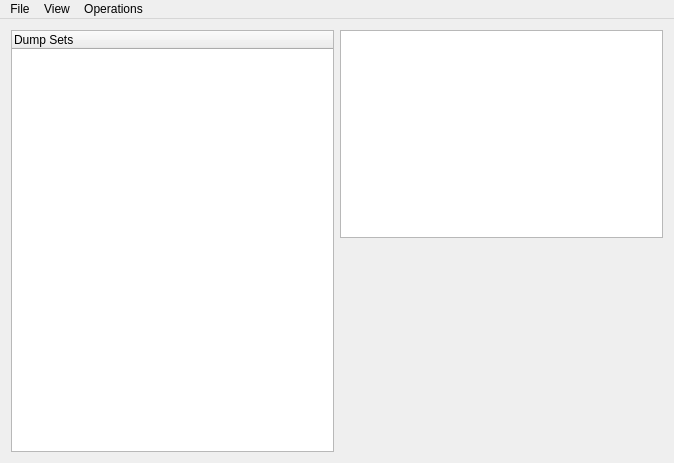
<?xml version="1.0" encoding="UTF-8"?>
<ui version="4.0">
 <class>MainWindow</class>
 <widget class="QMainWindow" name="MainWindow">
  <property name="geometry">
   <rect>
    <x>0</x>
    <y>0</y>
    <width>674</width>
    <height>463</height>
   </rect>
  </property>
  <property name="windowTitle">
   <string>MainWindow</string>
  </property>
  <widget class="QWidget" name="centralWidget">
   <layout class="QHBoxLayout" name="horizontalLayout_2">
    <item>
     <widget class="DumpSetTreeWidget" name="treeWidget">
      <property name="selectionMode">
       <enum>QAbstractItemView::SingleSelection</enum>
      </property>
      <column>
       <property name="text">
        <string>Dump Sets</string>
       </property>
      </column>
     </widget>
    </item>
    <item>
     <layout class="QVBoxLayout" name="verticalLayout">
      <item>
       <widget class="QTextEdit" name="textEdit"/>
      </item>
      <item>
       <widget class="DotPlotView" name="graphArea" native="true">
        <property name="sizePolicy">
         <sizepolicy hsizetype="Expanding" vsizetype="Expanding">
          <horstretch>0</horstretch>
          <verstretch>0</verstretch>
         </sizepolicy>
        </property>
       </widget>
      </item>
     </layout>
    </item>
   </layout>
  </widget>
  <widget class="QMenuBar" name="menuBar">
   <property name="geometry">
    <rect>
     <x>0</x>
     <y>0</y>
     <width>674</width>
     <height>20</height>
    </rect>
   </property>
   <widget class="QMenu" name="menuFile">
    <property name="title">
     <string>File</string>
    </property>
    <addaction name="actionNew_Dump_Set"/>
    <addaction name="actionOpen"/>
    <addaction name="actionAdd_Dump_to_Set"/>
    <addaction name="actionSave"/>
    <addaction name="actionSave_as"/>
    <addaction name="actionClose"/>
    <addaction name="actionClose_all"/>
    <addaction name="actionExit"/>
   </widget>
   <widget class="QMenu" name="menuView">
    <property name="title">
     <string>View</string>
    </property>
    <addaction name="actionBitmap_View"/>
    <addaction name="actionDiagonals_View"/>
   </widget>
   <widget class="QMenu" name="menuOperations">
    <property name="title">
     <string>Operations</string>
    </property>
    <addaction name="actionSimilarities"/>
    <addaction name="actionEncodings"/>
   </widget>
   <addaction name="menuFile"/>
   <addaction name="menuView"/>
   <addaction name="menuOperations"/>
  </widget>
  <action name="actionOpen">
   <property name="text">
    <string>Open</string>
   </property>
   <property name="shortcut">
    <string>Ctrl+O</string>
   </property>
  </action>
  <action name="actionSave">
   <property name="text">
    <string>Save</string>
   </property>
   <property name="shortcut">
    <string>Ctrl+S</string>
   </property>
  </action>
  <action name="actionSave_as">
   <property name="text">
    <string>Save as ...</string>
   </property>
   <property name="shortcut">
    <string>Ctrl+Shift+S</string>
   </property>
  </action>
  <action name="actionBitmap_View">
   <property name="text">
    <string>Bitmap View</string>
   </property>
  </action>
  <action name="actionDiagonals_View">
   <property name="text">
    <string>Diagonals View</string>
   </property>
  </action>
  <action name="actionNew_Dump_Set">
   <property name="text">
    <string>New Dump Set</string>
   </property>
   <property name="shortcut">
    <string>Ctrl+N</string>
   </property>
  </action>
  <action name="actionAdd_Dump_to_Set">
   <property name="text">
    <string>Add Dump to Set</string>
   </property>
   <property name="shortcut">
    <string>Ctrl+D</string>
   </property>
  </action>
  <action name="actionClose">
   <property name="text">
    <string>Close</string>
   </property>
   <property name="shortcut">
    <string>Ctrl+W</string>
   </property>
  </action>
  <action name="actionSimilarities">
   <property name="text">
    <string>Similarities</string>
   </property>
  </action>
  <action name="actionExit">
   <property name="text">
    <string>Exit</string>
   </property>
  </action>
  <action name="actionClose_all">
   <property name="text">
    <string>Close all</string>
   </property>
   <property name="shortcut">
    <string>Ctrl+Shift+W</string>
   </property>
  </action>
  <action name="actionEncodings">
   <property name="text">
    <string>Encodings</string>
   </property>
  </action>
 </widget>
 <layoutdefault spacing="6" margin="11"/>
 <customwidgets>
  <customwidget>
   <class>DotPlotView</class>
   <extends>QWidget</extends>
   <header>dotplotview.h</header>
   <container>1</container>
  </customwidget>
  <customwidget>
   <class>DumpSetTreeWidget</class>
   <extends>QTreeWidget</extends>
   <header>dumpsettreewidget.h</header>
  </customwidget>
 </customwidgets>
 <resources/>
 <connections/>
</ui>
